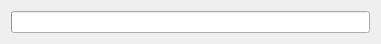
<?xml version="1.0" encoding="UTF-8"?>
<ui version="4.0">
 <class>AssetLoadingDialog</class>
 <widget class="QDialog" name="AssetLoadingDialog">
  <property name="windowModality">
   <enum>Qt::NonModal</enum>
  </property>
  <property name="geometry">
   <rect>
    <x>0</x>
    <y>0</y>
    <width>381</width>
    <height>42</height>
   </rect>
  </property>
  <property name="windowTitle">
   <string>Hold on...</string>
  </property>
  <property name="locale">
   <locale language="English" country="UnitedStates"/>
  </property>
  <property name="modal">
   <bool>false</bool>
  </property>
  <layout class="QHBoxLayout" name="horizontalLayout">
   <item>
    <widget class="QProgressBar" name="progressBar">
     <property name="value">
      <number>0</number>
     </property>
     <property name="alignment">
      <set>Qt::AlignCenter</set>
     </property>
     <property name="textVisible">
      <bool>false</bool>
     </property>
     <property name="invertedAppearance">
      <bool>false</bool>
     </property>
    </widget>
   </item>
  </layout>
 </widget>
 <resources/>
 <connections/>
</ui>
